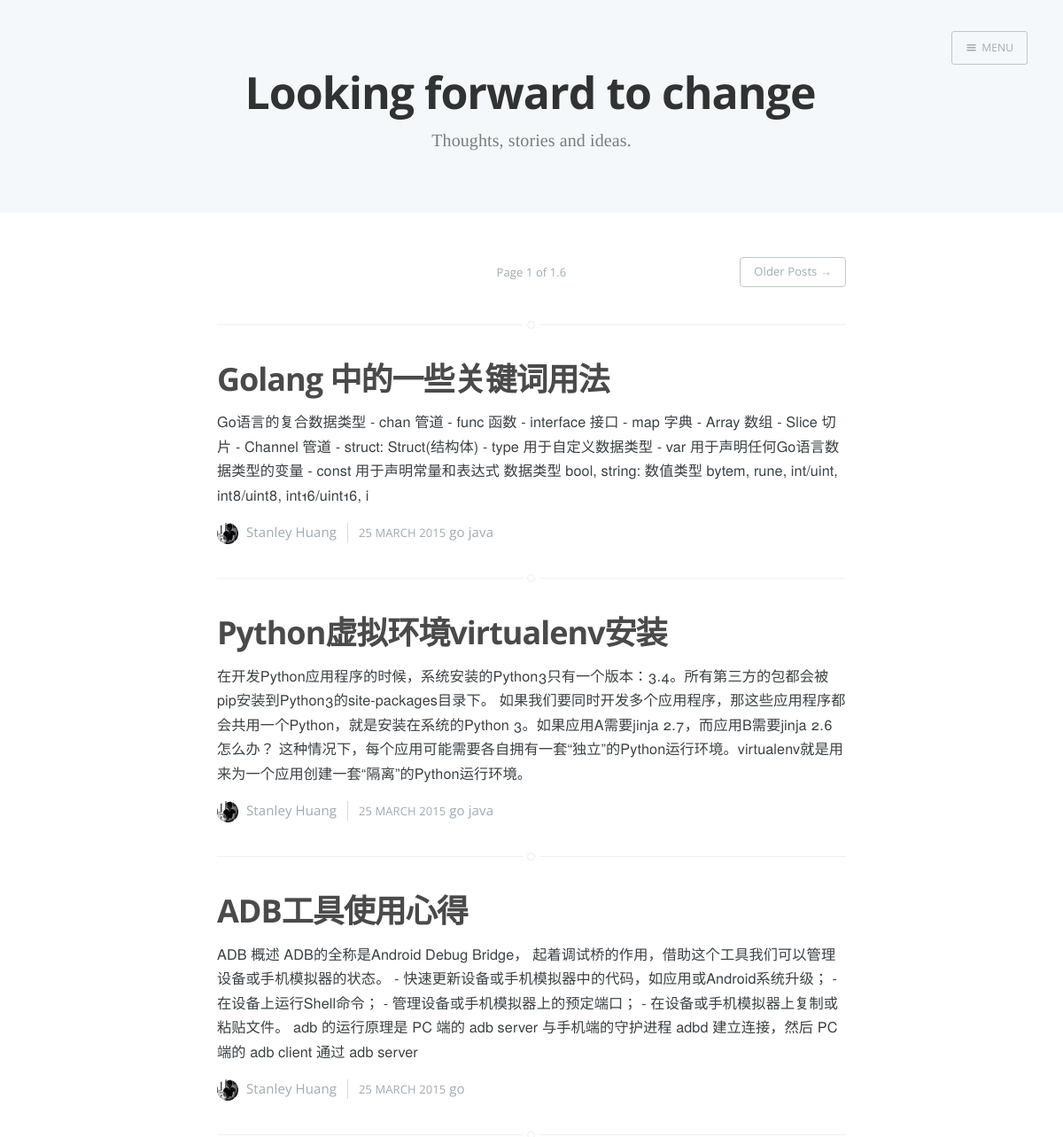
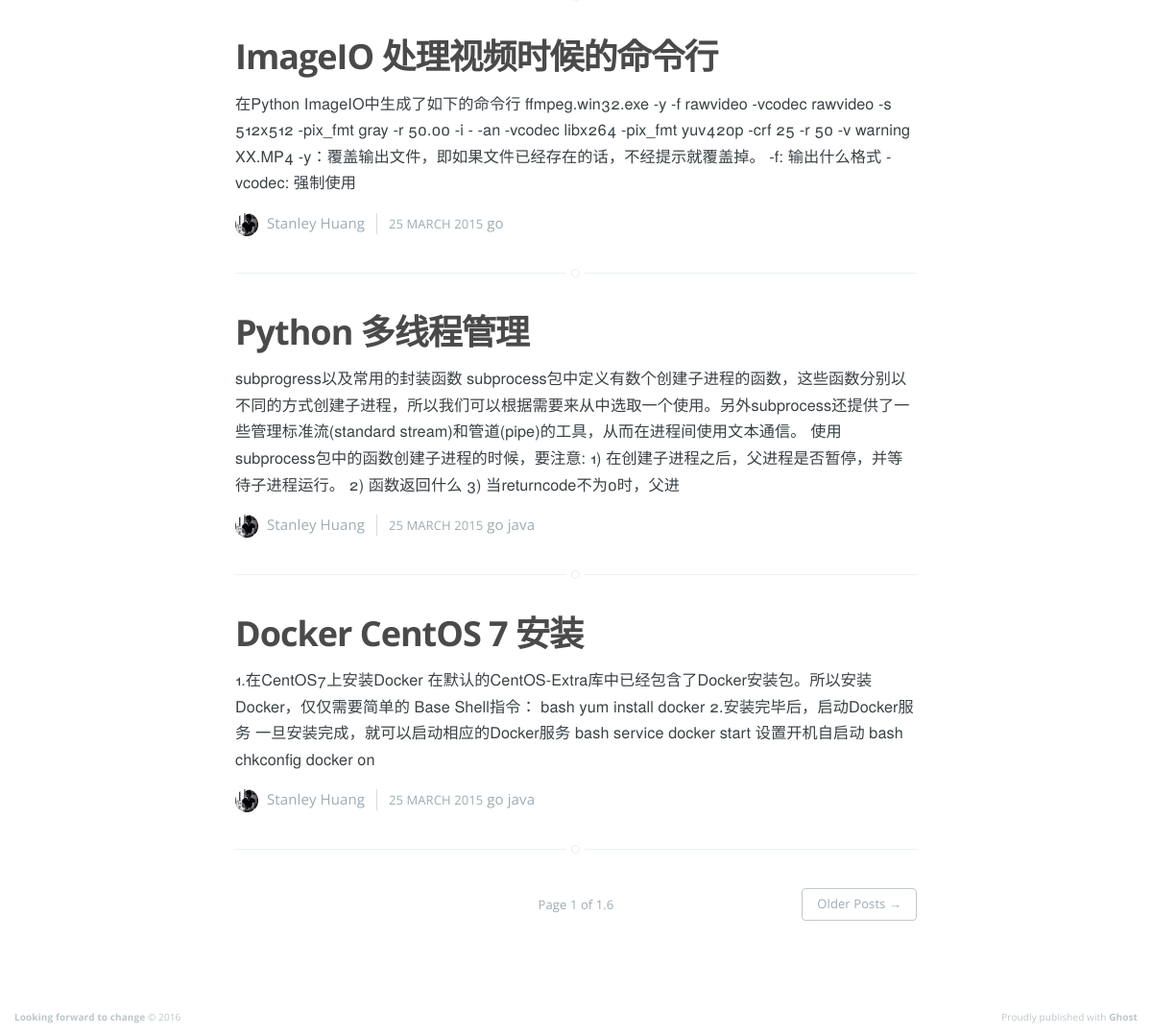
Page /go/posts/1 on the committed database (2 pictures, top to bottom).
### models.py (models this page shows, shortened)
class BaseModel(Model):
    class Meta:
        database = datebase

class Post(BaseModel):
    title = CharField(index=True, unique=True)
    content = TextField()
    timestamp = DateTimeField(default=datetime.now, index=True)
    status = IntegerField(default=PUBLISH_STATUS)
    user = ForeignKeyField(User)
    class Meta:
        order_by = ('-timestamp',)
    def get_labels(self):
        labels = (Label.select().join(LabelRelationship,
                                      on=LabelRelationship.label).where(LabelRelationship.post == self))
        return labels
    def get_brief(self):
        brief = self.content
        filters = ['*', '#', '`', '>']
        for filter in filters:
            brief = brief.replace(filter, '')
        if len(brief) > 250:
            return brief[0:250]
        else:
            return brief

class Label(BaseModel):
    text = CharField(index=True, unique=True)
    user = ForeignKeyField(User)
    timestamp = DateTimeField(default=datetime.now, index=True)
    class Meta:
        order_by = ('-timestamp',)
    def get_posts(self, page):
        public_posts = (Post.select().join(LabelRelationship,
                                           on=LabelRelationship.post)
                        .where(LabelRelationship.label == self)
                        .paginate(page, PER_PAGE_NUM))
        return public_posts

### view.py (the view)
@app.route("/<string:text>/posts/<int:page>", methods=['GET'])
def label_relative_posts(text, page):
    if not request.method == 'GET':
        return MethodNotAllowed
    print "test is %s " % text
    label = Label.select().where(Label.text == text).get()
    public_posts = label.get_posts(page)
    public_labels = Label.select()
    return render_template("label-index.html", posts=public_posts, labels=public_labels,
                           total=get_label_posts_total_page(text), page=page, label=label)

### view.py (called while the page is built)
def get_label_posts_total_page(label):
    labelModel = Label.get(Label.text == label)
    count = (Post.select().join(LabelRelationship,
                                on=LabelRelationship.post)
             .where(LabelRelationship.label == labelModel)
             .count())
    return (count / PER_PAGE_NUM + 1) \
        if count % PER_PAGE_NUM != 0 else (count / PER_PAGE_NUM)

### templates/label-index.html (shortened to what this page needs)
<!DOCTYPE html>
<html>
<head>
    <link rel="stylesheet" type="text/css" href="/static/css/screen.css?v=a5427482e1"/>
</head>
<body class="paged archive-template nav-closed">
<div class="site-wrapper">
    <header class="main-header no-cover">
        <nav class="main-nav overlay clearfix">
            <a class="menu-button icon-menu" href="#"><span class="word">Menu</span></a>
        </nav>
        <div class="vertical">
            <div class="main-header-content inner">
                <h1 class="page-title">Looking forward to change</h1>
                <h2 class="page-description">Thoughts, stories and ideas.</h2>
            </div>
        </div>
    </header>
    <main id="content" class="content" role="main">
        <div class="extra-pagination inner">
            <nav class="pagination" role="navigation">
                <span class="page-number">Page {{ page }} of {{ total }}</span>
                {% if page < total %}
                <a class="older-posts" href="/{{ label.text }}/posts/{{ page+1 }}">Older Posts &rarr;</a>
                {% endif %}
            </nav>
        </div>
        {% for post in posts %}
        <article class="post">
            <header class="post-header">
                <h2 class="post-title"><a href="/blogs/{{ post.id }}">{{
                    post.title }}</a></h2>
            </header>
            <section class="post-excerpt">
                <p>
                    {{ post.get_brief() }}
                </p>
            </section>
            <footer class="post-meta">
                <img class="author-thumb" src="/static/img/touxiang.jpg"
                     alt="Author image" nopin="nopin"/>
                <a href="/author/daniel/">Stanley Huang</a>
                <time class="post-date" datetime="2015-03-25">25 March 2015</time>
                {% for label in post.get_labels() %}
                {{ label.text }}
                {% endfor %}
            </footer>
        </article>
        {% endfor %}
        <nav class="pagination" role="navigation">
            <span class="page-number">Page {{ page }} of {{ total }}</span>
            {% if page < total %}
            <a class="older-posts" href="/{{ label.text }}/posts/{{ page+1 }}">Older Posts &rarr;</a>
            {% endif %}
        </nav>
    </main>
    <footer class="site-footer clearfix">
        <section class="copyright"><a href="#">Looking forward to change</a> &copy; 2016
        </section>
        <section class="poweredby">Proudly published with <a href="#">Ghost</a></section>
    </footer>
</div>
</body>
</html>

### rows in the picture
Post: title "Golang 中的一些关键词用法", get_brief "Go语言的复合数据类型 - chan 管道 - func 函数 - interface 接口 - map 字典 - Array 数组 - Slice 切片 - Channel 管道 - struct: Struct(结构体) - type 用于自定义数据类型 - var 用于声明任何Go语言数据类型的变量 - const 用于声明常量和表达式 数据类型 bool, string: 数值类型 bytem, rune, int/uint, int8/uint8, int16/uint16, i"
Label: text "go"
Label: text "java"
Post: title "Python虚拟环境virtualenv安装", get_brief "在开发Python应用程序的时候，系统安装的Python3只有一个版本：3.4。所有第三方的包都会被pip安装到Python3的site-packages目录下。 如果我们要同时开发多个应用程序，那这些应用程序都会共用一个Python，就是安装在系统的Python 3。如果应用A需要jinja 2.7，而应用B需要jinja 2.6怎么办？ 这种情况下，每个应用可能需要各自拥有一套“独立”的Python运行环境。virtualenv就是用来为一个应用创建一套“隔离”的Python运行环境。"
Post: title "ADB工具使用心得", get_brief "ADB 概述 ADB的全称是Android Debug Bridge， 起着调试桥的作用，借助这个工具我们可以管理设备或手机模拟器的状态。 - 快速更新设备或手机模拟器中的代码，如应用或Android系统升级； - 在设备上运行Shell命令； - 管理设备或手机模拟器上的预定端口； - 在设备或手机模拟器上复制或粘贴文件。 adb 的运行原理是 PC 端的 adb server 与手机端的守护进程 adbd 建立连接，然后 PC 端的 adb client 通过 adb server"
Post: title "ImageIO 处理视频时候的命令行", get_brief "在Python ImageIO中生成了如下的命令行 ffmpeg.win32.exe -y -f rawvideo -vcodec rawvideo -s 512x512 -pix_fmt gray -r 50.00 -i - -an -vcodec libx264 -pix_fmt yuv420p -crf 25 -r 50 -v warning XX.MP4 -y：覆盖输出文件，即如果文件已经存在的话，不经提示就覆盖掉。 -f: 输出什么格式 -vcodec: 强制使用"
Post: title "Python 多线程管理", get_brief "subprogress以及常用的封装函数 subprocess包中定义有数个创建子进程的函数，这些函数分别以不同的方式创建子进程，所以我们可以根据需要来从中选取一个使用。另外subprocess还提供了一些管理标准流(standard stream)和管道(pipe)的工具，从而在进程间使用文本通信。 使用subprocess包中的函数创建子进程的时候，要注意: 1) 在创建子进程之后，父进程是否暂停，并等待子进程运行。 2) 函数返回什么 3) 当returncode不为0时，父进"
Post: title "Docker CentOS 7 安装", get_brief "1.在CentOS7上安装Docker 在默认的CentOS-Extra库中已经包含了Docker安装包。所以安装Docker，仅仅需要简单的 Base Shell指令： bash yum install docker 2.安装完毕后，启动Docker服务 一旦安装完成，就可以启动相应的Docker服务 bash service docker start 设置开机自启动 bash chkconfig docker on"

### other values in the picture
{{ page }} "1"
{{ total }} "1.6"
